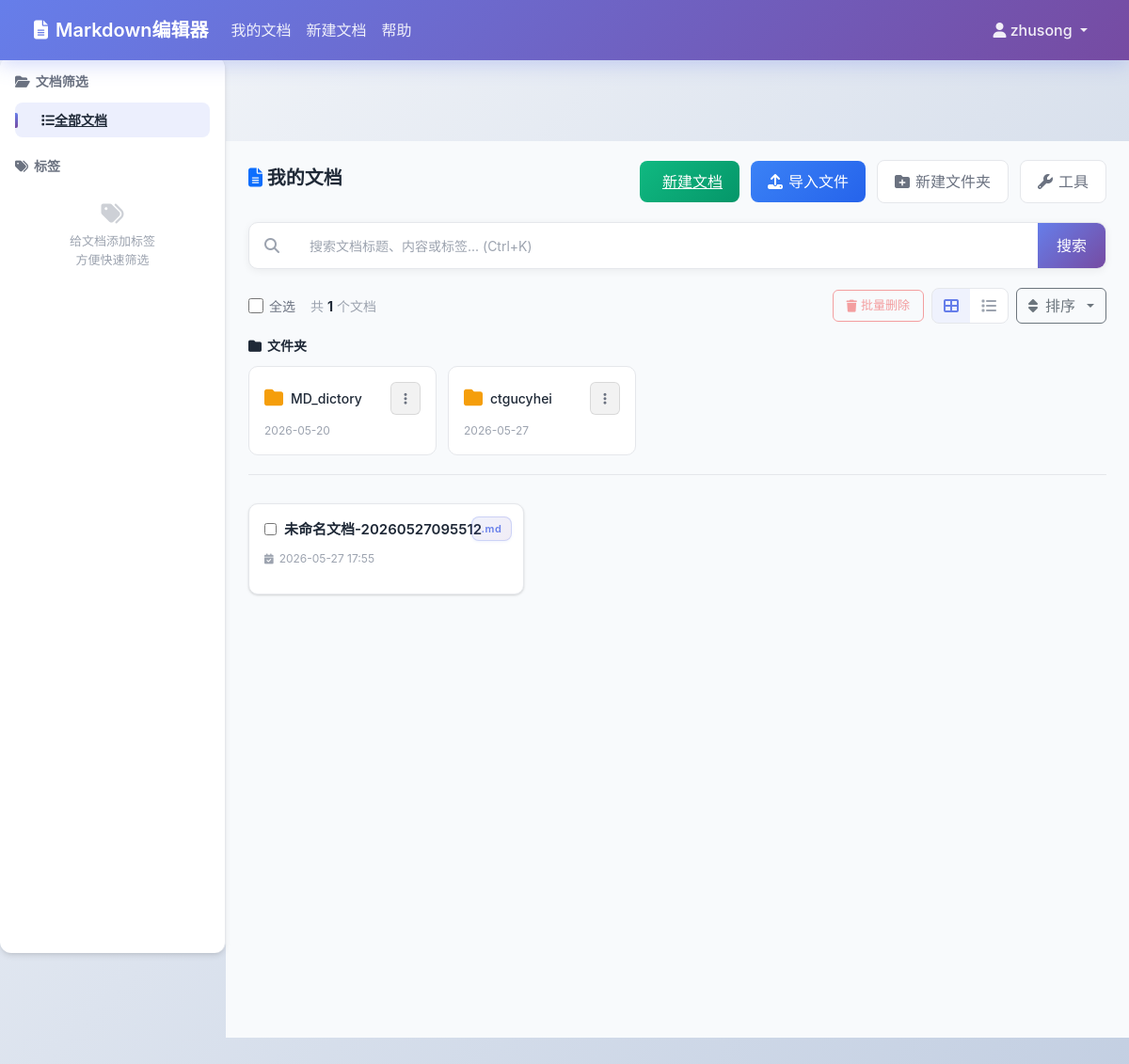
Page /my-documents/ (signed in) on the committed database.
### documents/models.py (models this page shows, shortened)
class FolderModel(models.Model):
    user = models.ForeignKey(User, on_delete=models.CASCADE, related_name='folders')
    name = models.CharField(max_length=200)
    parent = models.ForeignKey('self', on_delete=models.CASCADE, null=True, blank=True, related_name='children')
    create_time = models.DateTimeField(auto_now_add=True)
    update_time = models.DateTimeField(auto_now=True)
    is_deleted = models.BooleanField(default=False)
    delete_time = models.DateTimeField(null=True, blank=True)

class DocumentModel(models.Model):
    user = models.ForeignKey(User, on_delete=models.CASCADE, related_name='documents')
    folder = models.ForeignKey(FolderModel, on_delete=models.SET_NULL, null=True, blank=True, related_name='documents')
    title = models.CharField(max_length=200, default='未命名文档')
    content = models.TextField(default='')
    original_filename = models.CharField(max_length=200, default='', blank=True)
    tags = models.CharField(max_length=500, default='')
    create_time = models.DateTimeField(auto_now_add=True)
    update_time = models.DateTimeField(auto_now=True)
    is_deleted = models.BooleanField(default=False)
    delete_time = models.DateTimeField(null=True, blank=True)
    is_shared = models.BooleanField(default=False)
    share_token = models.CharField(max_length=50, default='', blank=True)
    share_expire = models.DateTimeField(null=True, blank=True)
    share_password = models.CharField(max_length=128, default='', blank=True)
    def get_tags_list(self):
        if self.tags:
            return [tag.strip() for tag in self.tags.split(',') if tag.strip()]
        return []

### documents/views.py (the view)
# urls.py: path('my-documents/', views.my_documents_view, name='my_documents'),
@login_required
def my_documents_view(request):
    search_query = request.GET.get('search', '')
    tag_filter = request.GET.get('tag', '')
    sort_by = request.GET.get('sort', 'update_time')
    sort_order = request.GET.get('order', 'desc')
    folder_id = request.GET.get('folder', None)
    allowed_sort_fields = ['title', 'create_time', 'update_time']
    if sort_by not in allowed_sort_fields:
        sort_by = 'update_time'
    if sort_order not in ['asc', 'desc']:
        sort_order = 'desc'
    current_folder = None
    folder_path = []
    if folder_id and folder_id.isdigit():
        current_folder = get_object_or_404(FolderModel, id=folder_id, user=request.user, is_deleted=False)
        folder_path = get_folder_path(current_folder)
    all_user_documents = DocumentModel.objects.filter(user=request.user, is_deleted=False)
    if current_folder:
        all_user_documents = all_user_documents.filter(folder=current_folder)
    else:
        all_user_documents = all_user_documents.filter(folder__isnull=True)
    all_tags = set()
    for doc in all_user_documents:
        for tag in doc.get_tags_list():
            all_tags.add(tag)
    documents = all_user_documents
    if search_query:
        documents = documents.filter(
            Q(title__icontains=search_query) |
            Q(content__icontains=search_query) |
            Q(tags__icontains=search_query)
        )
    if tag_filter:
        documents = documents.filter(tags__icontains=tag_filter)
    sort_field = f'-{sort_by}' if sort_order == 'desc' else sort_by
    documents = documents.order_by(sort_field)
    folders = FolderModel.objects.filter(user=request.user, is_deleted=False, parent=current_folder)
    return render(request, 'documents/my_documents.html', {
        'documents': documents,
        'folders': folders,
        'current_folder': current_folder,
        'folder_path': folder_path,
        'search_query': search_query,
        'tag_filter': tag_filter,
        'all_tags': sorted(all_tags),
        'sort_by': sort_by,
        'sort_order': sort_order,
    })

### templates/documents/my_documents.html (shortened to what this page needs)
{% extends 'base.html' %}
{% block content %}
<div class="app-container">
    <aside class="sidebar">
        <div class="sidebar-section">
            <div class="sidebar-section-title">
                <i class="fas fa-folder-open"></i>
                <span>文档筛选</span>
            </div>
            <a href="{% url 'my_documents' %}" class="tag-filter-btn {% if not tag_filter %}active{% endif %}">
                <i class="fas fa-list mr-2"></i>全部文档
            </a>
        </div>
        <div class="sidebar-section">
            <div class="sidebar-section-title">
                <i class="fas fa-tags"></i>
                <span>标签</span>
            </div>
            {% if all_tags %}
            <div class="tags-container">
                {% for tag in all_tags %}
                <button class="tag-chip {% if tag_filter == tag %}active{% endif %}"
                        onclick="window.location.href='?tag={{ tag }}{% if current_folder %}&folder={{ current_folder.id }}{% endif %}'">
                    {{ tag }}
                </button>
                {% endfor %}
            </div>
            {% else %}
            <div class="empty-tags">
                <i class="fas fa-tags empty-tags-icon"></i>
                <div>给文档添加标签</div>
                <div>方便快速筛选</div>
            </div>
            {% endif %}
        </div>
    </aside>
    <main class="main-content">
        <div class="toolbar">
            <div class="toolbar-left">
                <h2 class="text-xl font-bold text-gray-800"><i class="fas fa-file-alt text-primary"></i> 我的文档</h2>
            </div>
            <div class="toolbar-right">
                <a href="{% url 'create_document' %}{% if current_folder %}?folder={{ current_folder.id }}{% endif %}"
                   class="btn-primary-custom">
                     新建文档
                </a>
                <button type="button" class="btn-secondary-custom" data-bs-toggle="modal" data-bs-target="#import-modal">
                    <i class="fas fa-upload"></i> 导入文件
                </button>
                <button type="button" class="btn-tertiary-custom" data-bs-toggle="modal" data-bs-target="#create-folder-modal">
                    <i class="fas fa-folder-plus"></i> 新建文件夹
                </button>
                <button type="button" class="btn-tertiary-custom" onclick="openToolDrawer()">
                    <i class="fas fa-wrench"></i> 工具
                </button>
                </div>
        </div>
        <div class="search-bar">
            <form method="get" class="search-input-wrapper">
                <i class="fas fa-search search-icon"></i>
                <input type="text" class="search-input" name="search"
                       placeholder="搜索文档标题、内容或标签... (Ctrl+K)"
                       value="{{ search_query }}" id="search-input">
                <button type="submit" class="search-btn">搜索</button>
            </form>
        </div>
        <div class="toolbar-actions">
            <div class="toolbar-actions-left">
                <label class="select-all-checkbox">
                    <input type="checkbox" id="select-all" onchange="toggleSelectAll()">
                    <span>全选</span>
                </label>
                <span class="document-count">
                    共 <strong>{{ documents|length }}</strong> 个文档
                </span>
            </div>
            <div class="toolbar-actions-right">
                <button type="button" class="btn-batch-delete" id="batch-delete-btn" onclick="batchDeleteDocuments()">
                    <i class="fas fa-trash"></i> 批量删除
                </button>
                <div class="view-toggle">
                    <button class="view-toggle-btn active" id="view-card" onclick="switchView('card')">
                        <i class="fas fa-th-large"></i>
                    </button>
                    <button class="view-toggle-btn" id="view-list" onclick="switchView('list')">
                        <i class="fas fa-list"></i>
                    </button>
                </div>
                <div class="dropdown">
                    <button class="btn btn-outline-secondary dropdown-toggle d-flex align-items-center gap-2"
                            type="button" data-bs-toggle="dropdown">
                        <i class="fas fa-sort"></i>排序
                    </button>
                </div>
            </div>
        </div>
        {% if folders %}
        <div class="folders-section">
            <h5 class="folders-title"><i class="fas fa-folder"></i> 文件夹</h5>
            <div class="folders-grid">
                {% for folder in folders %}
                <div class="folder-card">
                    <div class="folder-header">
                        <div class="folder-name" onclick="window.location.href='?folder={{ folder.id }}'">
                            <i class="fas fa-folder folder-icon"></i>
                            <span>{{ folder.name }}</span>
                        </div>
                        <div class="folder-actions">
                            <div class="simple-dropdown">
                                <button class="folder-action-btn" type="button"
                                        onclick="toggleSimpleMenu(event, 'menu-{{ folder.id }}')">
                                    <i class="fas fa-ellipsis-v"></i>
                                </button>
                            </div>
                        </div>
                    </div>
                    <div class="folder-date">{{ folder.create_time|date:"Y-m-d" }}</div>
                </div>
                {% endfor %}
            </div>
        </div>
        {% endif %}
        <div class="documents-grid" id="documents-container">
            {% for document in documents %}
            <div class="document-card" id="doc-card-{{ document.id }}">
                <div class="document-header">
                    <input type="checkbox" class="document-checkbox" id="doc-{{ document.id }}" value="{{ document.id }}"
                           onchange="updateBatchDeleteButton()">
                    <div class="document-title" title="{{ document.title }}"
                         onclick="window.location.href='{% url 'document_detail' document_id=document.id %}'">
                        {{ document.title }}
                    </div>
                </div>
                <div class="document-meta">
                    <div class="document-meta-item">
                        <i class="fas fa-calendar-check"></i>
                        <span>{{ document.update_time|date:"Y-m-d H:i" }}</span>
                    </div>
                </div>
                <div class="dropdown document-actions">
                    <button class="document-extension" type="button" id="docDropdown{{ document.id }}"
                            data-bs-toggle="dropdown" aria-expanded="false">.md</button>
                </div>
            </div>
            {% endfor %}
        </div>
    </main>
</div>
{% endblock %}

### templates/base.html (shortened to what this page needs)
<!DOCTYPE html>
<html lang="zh-CN">
<head>
    <link href="https://cdn.jsdelivr.net/npm/bootstrap@5.3.0/dist/css/bootstrap.min.css" rel="stylesheet">
    <link href="https://cdn.jsdelivr.net/npm/font-awesome@6.4.0/css/all.min.css" rel="stylesheet">
</head>
<body>
    <nav class="navbar navbar-expand-lg fixed-top">
        <div class="container-fluid">
            <a class="navbar-brand" href="{% url 'home' %}">
                <i class="fas fa-file-alt"></i> Markdown编辑器
            </a>
            <div class="collapse navbar-collapse" id="navbarNav">
                <ul class="navbar-nav me-auto">
                    {% if user.is_authenticated %}
                    <li class="nav-item">
                        <a class="nav-link" href="{% url 'my_documents' %}">我的文档</a>
                    </li>
                    <li class="nav-item">
                        <a class="nav-link" href="{% url 'create_document' %}">新建文档</a>
                    </li>
                    {% endif %}
                    <li class="nav-item">
                        <a class="nav-link" href="{% url 'help' %}">帮助</a>
                    </li>
                </ul>
                <ul class="navbar-nav">
                    {% if user.is_authenticated %}
                    <li class="nav-item dropdown">
                        <a class="nav-link dropdown-toggle" href="#" role="button" data-bs-toggle="dropdown">
                            <i class="fas fa-user"></i> {{ user.username }}
                        </a>
                    </li>
                    {% endif %}
                </ul>
            </div>
        </div>
    </nav>
    <div class="content">
        {% block content %}{% endblock %}
    </div>
</body>
</html>

### templates/base.html (style rules this page uses)
:root { --primary-color: #667eea; --primary-dark: #5a6fd6; --secondary-color: #764ba2; --accent-color: #f093fb; --success-color: #10b981; --warning-color: #f59e0b; --danger-color: #ef4444; --bg-gradient: linear-gradient(135deg, #667eea 0%, #764ba2 100%); --card-shadow: 0 4px 6px -1px rgba(0, 0, 0, 0.1), 0 2px 4px -1px rgba(0, 0, 0, 0.06); --card-shadow-hover: 0 10px 15px -3px rgba(0, 0, 0, 0.1), 0 4px 6px -2px rgba(0, 0, 0, 0.05); }
body { min-height: 100vh; background: linear-gradient(135deg, #f5f7fa 0%, #c3cfe2 100%); background-attachment: fixed; font-family: 'Inter', -apple-system, BlinkMacSystemFont, 'Segoe UI', Roboto, Oxygen, Ubuntu, sans-serif; }
.navbar { background: var(--bg-gradient) !important; box-shadow: 0 4px 20px rgba(102, 126, 234, 0.3); padding: 0.75rem 1.5rem; }
.navbar-brand { color: white !important; font-weight: 600; font-size: 1.25rem; display: flex; align-items: center; gap: 8px; }
.navbar-nav .nav-link { color: rgba(255, 255, 255, 0.9) !important; font-weight: 500; padding: 0.5rem 1rem; border-radius: 6px; transition: all 0.2s ease; }
.content { margin-top: 90px; padding-bottom: 3rem; }
.sidebar { min-height: calc(100vh - 80px); background-color: #fff; border-right: 1px solid #e9ecef; border-radius: 12px; box-shadow: var(--card-shadow); }
.document-card { background: white; border-radius: 12px; overflow: hidden; transition: all 0.3s cubic-bezier(0.4, 0, 0.2, 1); border: 2px solid transparent; background: linear-gradient(white, white) padding-box, linear-gradient(135deg, #667eea, #764ba2, #f093fb) border-box; }
.gap-2 { gap: 0.5rem; }
.text-xl { font-size: 1.25rem; }
.font-bold { font-weight: 700; }
.text-gray-800 { color: #1f2937; }
.text-primary { color: var(--primary-color); }
.document-card { background: #ffffff; border-radius: 12px; box-shadow: 0 1px 3px rgba(0, 0, 0, 0.1), 0 1px 2px rgba(0, 0, 0, 0.06); transition: all 0.3s ease; border: 2px solid transparent; overflow: visible; position: relative; z-index: 1; }

### rows in the picture
FolderModel: name "MD_dictory", create_time "2026-05-20"
FolderModel: name "ctgucyhei", create_time "2026-05-27"
DocumentModel: title "未命名文档-20260527095512", update_time "2026-05-27 17:55"

### other values in the picture
{{ user.username }} "zhusong"
{{ documents|length }} "1"
